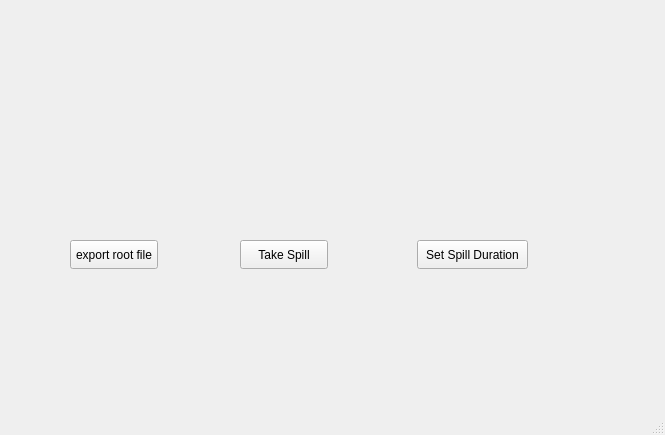
<?xml version="1.0" encoding="UTF-8"?>
<ui version="4.0">
 <class>MainWindow</class>
 <widget class="QMainWindow" name="MainWindow">
  <property name="geometry">
   <rect>
    <x>0</x>
    <y>0</y>
    <width>665</width>
    <height>435</height>
   </rect>
  </property>
  <property name="windowTitle">
   <string>MainWindow</string>
  </property>
  <widget class="QWidget" name="centralwidget">
   <widget class="QPushButton" name="btn_takespill">
    <property name="geometry">
     <rect>
      <x>240</x>
      <y>240</y>
      <width>88</width>
      <height>29</height>
     </rect>
    </property>
    <property name="text">
     <string>Take Spill</string>
    </property>
   </widget>
   <widget class="QPushButton" name="btn_setdur">
    <property name="geometry">
     <rect>
      <x>417</x>
      <y>240</y>
      <width>111</width>
      <height>29</height>
     </rect>
    </property>
    <property name="text">
     <string>Set Spill Duration</string>
    </property>
   </widget>
   <widget class="QPushButton" name="but_exp">
    <property name="geometry">
     <rect>
      <x>70</x>
      <y>240</y>
      <width>88</width>
      <height>29</height>
     </rect>
    </property>
    <property name="text">
     <string>export root file</string>
    </property>
   </widget>
  </widget>
  <widget class="QMenuBar" name="menubar">
   <property name="geometry">
    <rect>
     <x>0</x>
     <y>0</y>
     <width>665</width>
     <height>23</height>
    </rect>
   </property>
  </widget>
  <widget class="QStatusBar" name="statusbar"/>
 </widget>
 <resources/>
 <connections/>
</ui>
